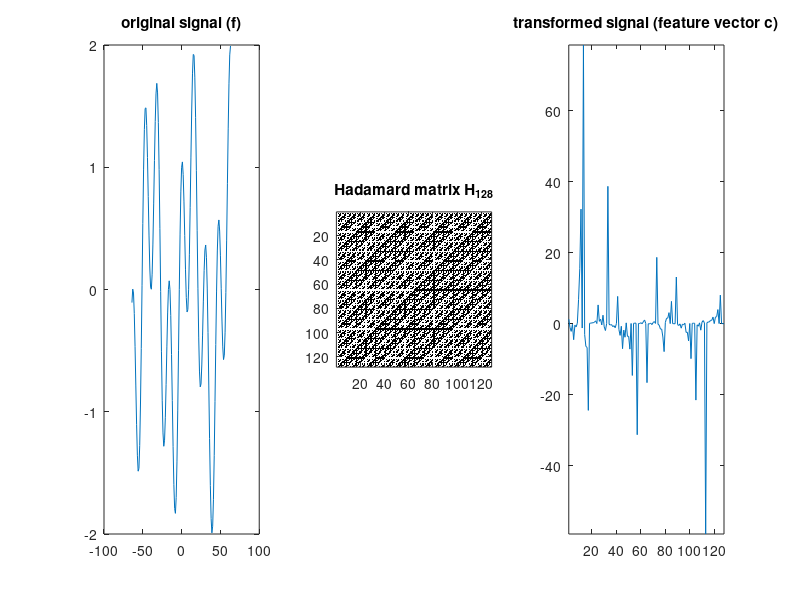

Write the MATLAB code that produced this figure.
function walsh_hadamard_transform()
    close all;
    clear all;
    clc;

    % create a 1D signal f of length 128
    x = -64:63;
    f = sin(0.123*x) + cos(0.4*x);
    subplot(1,3,1); plot(x,f); title('original signal (f)');
    
    % create Hadamard matrix of same size (128x128)
    H_2 = [1 1; 1 -1];
    subplot(1,3,2); imagesc(H_2); colormap gray; title('Hadamard matrix H_2'); axis image; pause(0.2); 
    H_4 = kronecker_product(H_2, H_2); imagesc(H_4); title('Hadamard matrix H_4'); axis image; pause(0.2);
    H_8 = kronecker_product(H_4, H_2); imagesc(H_8); title('Hadamard matrix H_8'); axis image; pause(0.2);
    H_16 = kronecker_product(H_8, H_2); imagesc(H_16); title('Hadamard matrix H_{16}'); axis image; pause(0.2);
    H_32 = kronecker_product(H_16, H_2); imagesc(H_32); title('Hadamard matrix H_{32}'); axis image; pause(0.2);
    H_64 = kronecker_product(H_32, H_2); imagesc(H_64); title('Hadamard matrix H_{64}'); axis image; pause(0.2);
    H_128 = kronecker_product(H_64, H_2); imagesc(H_128); title('Hadamard matrix H_{128}'); axis image; pause(0.2);
    
    % transform signal
    c = H_128 * f';
    subplot(1,3,3); plot(c); axis([1 128 min(c(:)) max(c(:))]); title('transformed signal (feature vector c)');
    
end

function K = kronecker_product(A, B)
    K = zeros(size(A) .* size(B));
    for r = 1:size(A,1)
        for c = 1:size(A,2)
            submatrix = A(r,c) * B;
            step = size(B,1);
            K((r-1)*step+1 : r*step, (c-1)*step+1 : c*step) = submatrix;
        end
    end
end
